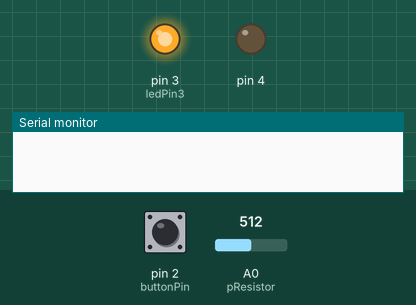
Bench run of a program on a simulated Arduino Uno, built with avr-gcc and run on an emulated ATmega328P. Shown: output pins drawn as LEDs (lit = HIGH), the last lines printed to the serial monitor. Dashed ring = blinking. Inputs (shaded band) come from the test bench; at power-on: pin 2 (buttonPin) HIGH, A0 (pResistor) = 512.

Above: at 1.2 s.
1.3 s: pin 2 (buttonPin) pulled LOW for 0.15 s
At 1.9 s:
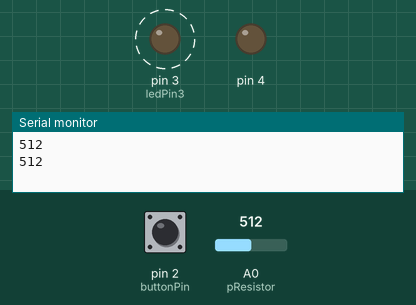
4.3 s: pin 2 (buttonPin) pulled LOW for 1 s
At 5.1 s:
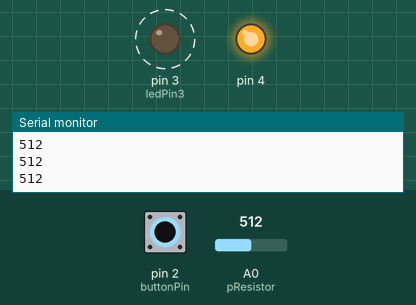
7.3 s: pin 2 (buttonPin) pulled LOW for 3.2 s
At 10.9 s:
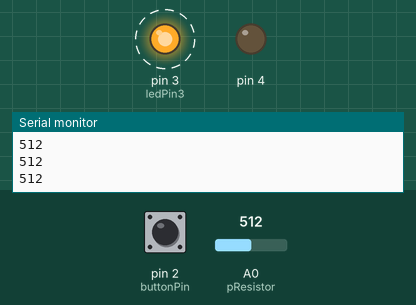
Timing chart, 0 to 18.0 s (numbered marks = the images above; inputs shaded):
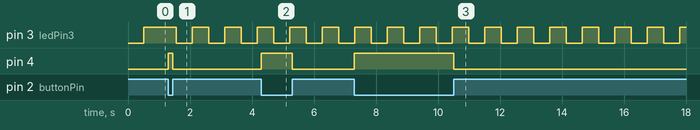

Measured:
- after the input at 1.3 s, pin 4: LOW → HIGH at once, → LOW 0.15 s later
- after the input at 4.3 s, pin 4: LOW → HIGH at once, → LOW 1.0 s later
- after the input at 7.3 s, pin 4: LOW → HIGH at once, → LOW 3.2 s later
- by itself, pin 3 (ledPin3): alternates HIGH for 0.52 s and LOW for 0.52 s

The program:

main.cpp
```cpp
#include <Arduino.h>


// ****************** Interrupt Btn Prog - START ************************************************
// Port D, digital pins 0-7
const byte ledPin3 = 3;
//const byte ledPin3 = PORTD3;
// Only input 2 and 3 can be used for interrupts
//const byte interruptPin = 2;// Probly not needed
const byte buttonPin = 2;	// InterruptPin and buttonPin is reduntant?
// ****************** Interrupt Btn Prog - END **************************************************

int delayValue = 0;
const int pResistor = A0;
void setDelay();
int getDelay();

void setup()
{
  // ****************** Interrupt Btn Prog - START ************************************************
  // LED should be an output (pin 3)
  DDRD |= (1 << ledPin3);
//  ******* TEST
  DDRD |= (1 << 4);
  // Button is connected to ground so should be a pullup
  PORTD |= (1 << buttonPin);
  // Wait for the pullup to become active
  delay(1);
  // ****************** Interrupt Btn Prog - END **************************************************


  // Turn off interupts before configuring them. You should always do this.
  // Otherwise the interrupt might trigger during configuration. Not good.
  noInterrupts();


  // Turn off compare output mode and waveform generation mode
  TCCR1A = 0;
  // Turn off the timer, reset any configured clock source
  TCCR1B = 0;
  /* Preload the timer. It will start from this value and cause an interrupt
   * when it overflows, which happens at 65536 since that's the maximum value of a
   * 16 bit unsigned integer. The math here is:
   * 65536 - 16MHz (16 million) / 256 / wanted frequency (Hz) = 34286 (for Hz = 2)
   */
  TCNT1 = 34286;
  // Set the prescaler to 256 by enabling bit 2
  TCCR1B |= (1 << CS12);
  // Enable the overflow interrupt for timer 1
  TIMSK1 |= (1 << TOIE1);

// ****************** Interrupt Btn Prog - START ************************************************
  // Configure the interrupt to occur on change
  EICRA = (1 << ISC00);

  // Enable the interrupt we just configured
  EIMSK |= (1 << INT0);
// ****************** Interrupt Btn Prog - END **************************************************


  // Re-enable interrupts
  interrupts();
  Serial.begin(9600);
}

// The loop doesn't do anything
void loop()
{
  delay(1000);
}

// ISR stands for Interrupt Service Routine. It takes one parameter:
// The id of the interrupt we are adding.
ISR(TIMER1_OVF_vect)
{
  PORTD ^= (1 << ledPin3);
  TCNT1 = getDelay();


  // Preload the timer again. If we don't do this the timing of the next
  // interrupt will be wrong.
  //TCNT1 = 34286;

  //digitalWrite(ledPin, state);
  //state = !state;
}

ISR(INT0_vect)
{
  PORTD ^= (1 << 4);
  setDelay();
}

int getDelay(){
  return delayValue;
}
void setDelay(){
  Serial.println(analogRead(A0));
  int value = analogRead(pResistor);
  delayValue = 65536 - value*64;
}


// // Port D, digital pins 0-7
// const byte ledPin3 = 3;
// //const byte ledPin3 = PORTD3;
//
//
// // Only input 2 and 3 can be used for interrupts
// //const byte interruptPin = 2;// Probly not needed
// const byte buttonPin = 2;	// InterruptPin and buttonPin is reduntant?
//
// void setup()
// {
//   // LED should be an output (pin 3)
//   DDRD |= (1 << ledPin3);
//
//   // Button is connected to ground so should be a pullup
//   PORTD |= (1 << buttonPin);
//
//   // Wait for the pullup to become active
//   delay(1);
//
//   // Turn off interrupts before configuring them. You should always do this,
//   // otherwise the interrupt might trigger before it is completely configured. Not good.
//   noInterrupts();
//
//   // Configure the interrupt to occur on change
//   EICRA = (1 << ISC00);
//
//   // Enable the interrupt we just configured
//   EIMSK |= (1 << INT0);
//
//   // Re-enable interrupts
//   interrupts();
// }
//
// void loop()
// {
//   // The loop does nothing, interrupt handles button and LED
//   delay(1000);
// }
//
// ISR(INT0_vect)
// {
//   PORTD ^= (1 << 3);
// }
```
